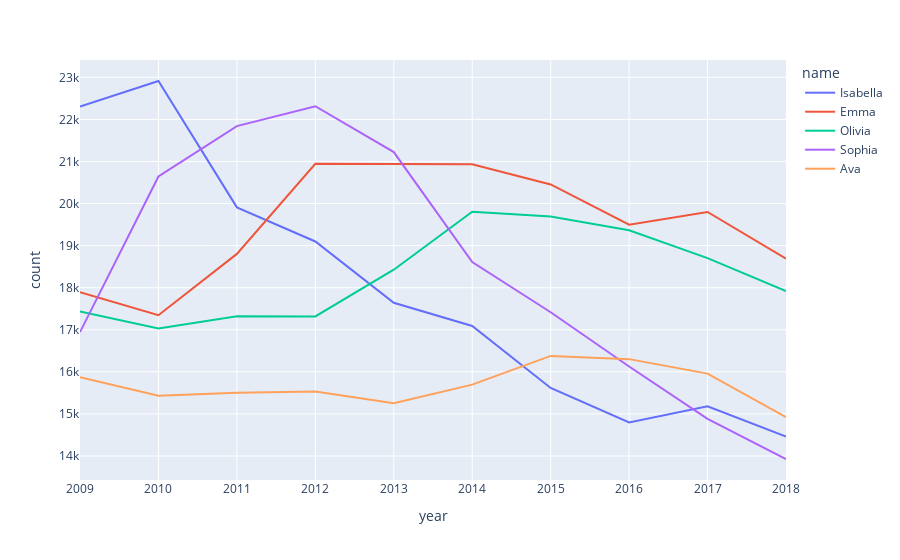

Notebook code cell kept with this figure:
### Code cell
fig = px.line(popular_F_09_18.loc[(popular_F_09_18["name"].isin(['Emma', 'Sophia', 'Olivia', 'Isabella', 'Ava']))], x="year", y="count", color="name")
fig.show()

### Figure 1 — Plotly figure (JSON) as saved in the notebook; plotly's stock layout.template omitted (floating-point values rounded to 4 significant figures)
{"data": [{"hovertemplate": "name=Isabella<br>year=%{x}<br>count=%{y}<extra></extra>", "legendgroup": "Isabella", "line": {"color": "#636efa", "dash": "solid"}, "marker": {"symbol": "circle"}, "mode": "lines", "name": "Isabella", "orientation": "v", "showlegend": true, "type": "scatter", "x": [2009, 2010, 2011, 2012, 2013, 2014, 2015, 2016, 2017, 2018], "xaxis": "x", "y": [22306, 22913, 19910, 19099, 17642, 17089, 15617, 14795, 15180, 14464], "yaxis": "y"}, {"hovertemplate": "name=Emma<br>year=%{x}<br>count=%{y}<extra></extra>", "legendgroup": "Emma", "line": {"color": "#EF553B", "dash": "solid"}, "marker": {"symbol": "circle"}, "mode": "lines", "name": "Emma", "orientation": "v", "showlegend": true, "type": "scatter", "x": [2009, 2010, 2011, 2012, 2013, 2014, 2015, 2016, 2017, 2018], "xaxis": "x", "y": [17895, 17345, 18803, 20945, 20942, 20936, 20455, 19496, 19800, 18688], "yaxis": "y"}, {"hovertemplate": "name=Olivia<br>year=%{x}<br>count=%{y}<extra></extra>", "legendgroup": "Olivia", "line": {"color": "#00cc96", "dash": "solid"}, "marker": {"symbol": "circle"}, "mode": "lines", "name": "Olivia", "orientation": "v", "showlegend": true, "type": "scatter", "x": [2009, 2010, 2011, 2012, 2013, 2014, 2015, 2016, 2017, 2018], "xaxis": "x", "y": [17435, 17028, 17322, 17316, 18428, 19807, 19691, 19365, 18703, 17921], "yaxis": "y"}, {"hovertemplate": "name=Sophia<br>year=%{x}<br>count=%{y}<extra></extra>", "legendgroup": "Sophia", "line": {"color": "#ab63fa", "dash": "solid"}, "marker": {"symbol": "circle"}, "mode": "lines", "name": "Sophia", "orientation": "v", "showlegend": true, "type": "scatter", "x": [2009, 2010, 2011, 2012, 2013, 2014, 2015, 2016, 2017, 2018], "xaxis": "x", "y": [16944, 20643, 21842, 22313, 21223, 18609, 17417, 16128, 14883, 13928], "yaxis": "y"}, {"hovertemplate": "name=Ava<br>year=%{x}<br>count=%{y}<extra></extra>", "legendgroup": "Ava", "line": {"color": "#FFA15A", "dash": "solid"}, "marker": {"symbol": "circle"}, "mode": "lines", "name": "Ava", "orientation": "v", "showlegend": true, "type": "scatter", "x": [2009, 2010, 2011, 2012, 2013, 2014, 2015, 2016, 2017, 2018], "xaxis": "x", "y": [15873, 15433, 15503, 15533, 15252, 15696, 16378, 16302, 15958, 14924], "yaxis": "y"}], "layout": {"legend": {"title": {"text": "name"}, "tracegroupgap": 0}, "margin": {"t": 60}, "xaxis": {"anchor": "y", "domain": [0, 1], "title": {"text": "year"}}, "yaxis": {"anchor": "x", "domain": [0, 1], "title": {"text": "count"}}}}
